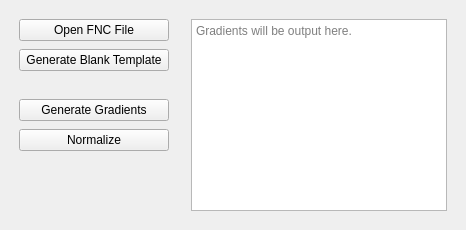
      <widget class="QWidget" name="tabGradients">
       <layout class="QVBoxLayout" name="verticalLayout_25">
        <item>
         <layout class="QHBoxLayout" name="horizontalLayout_8">
          <item>
           <layout class="QVBoxLayout" name="gradientSettings">
            <property name="spacing">
             <number>8</number>
            </property>
            <property name="leftMargin">
             <number>8</number>
            </property>
            <property name="topMargin">
             <number>8</number>
            </property>
            <property name="rightMargin">
             <number>8</number>
            </property>
            <property name="bottomMargin">
             <number>8</number>
            </property>
            <item>
             <widget class="QPushButton" name="gradientOpenFile">
              <property name="minimumSize">
               <size>
                <width>150</width>
                <height>0</height>
               </size>
              </property>
              <property name="text">
               <string>Open FNC File</string>
              </property>
             </widget>
            </item>
            <item>
             <widget class="QPushButton" name="genBlankTemplate">
              <property name="text">
               <string>Generate Blank Template</string>
              </property>
             </widget>
            </item>
            <item>
             <spacer name="verticalSpacer_10">
              <property name="orientation">
               <enum>Qt::Orientation::Vertical</enum>
              </property>
              <property name="sizeType">
               <enum>QSizePolicy::Policy::Fixed</enum>
              </property>
              <property name="sizeHint" stdset="0">
               <size>
                <width>20</width>
                <height>20</height>
               </size>
              </property>
             </spacer>
            </item>
            <item>
             <widget class="QPushButton" name="genGradientsBtn">
              <property name="text">
               <string>Generate Gradients</string>
              </property>
             </widget>
            </item>
            <item>
             <widget class="QPushButton" name="normalizeFNC">
              <property name="text">
               <string>Normalize</string>
              </property>
             </widget>
            </item>
            <item>
             <spacer name="gradientSpacer">
              <property name="orientation">
               <enum>Qt::Orientation::Vertical</enum>
              </property>
              <property name="sizeHint" stdset="0">
               <size>
                <width>20</width>
                <height>40</height>
               </size>
              </property>
             </spacer>
            </item>
           </layout>
          </item>
          <item>
           <layout class="QVBoxLayout" name="verticalLayout_22">
            <property name="spacing">
             <number>8</number>
            </property>
            <property name="leftMargin">
             <number>8</number>
            </property>
            <property name="topMargin">
             <number>8</number>
            </property>
            <property name="rightMargin">
             <number>8</number>
            </property>
            <property name="bottomMargin">
             <number>8</number>
            </property>
            <item>
             <widget class="QPlainTextEdit" name="gradientOutput">
              <property name="placeholderText">
               <string>Gradients will be output here.</string>
              </property>
             </widget>
            </item>
           </layout>
          </item>
         </layout>
        </item>
       </layout>
      </widget>
